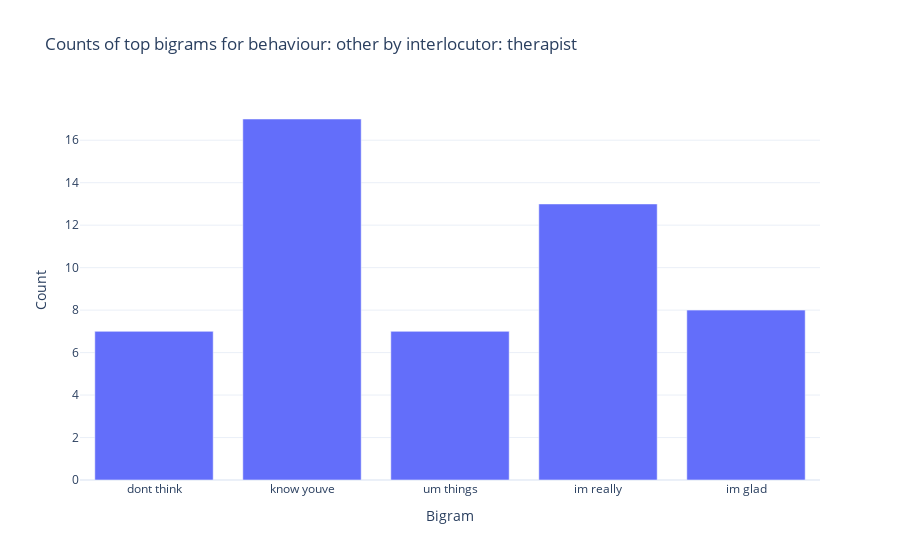
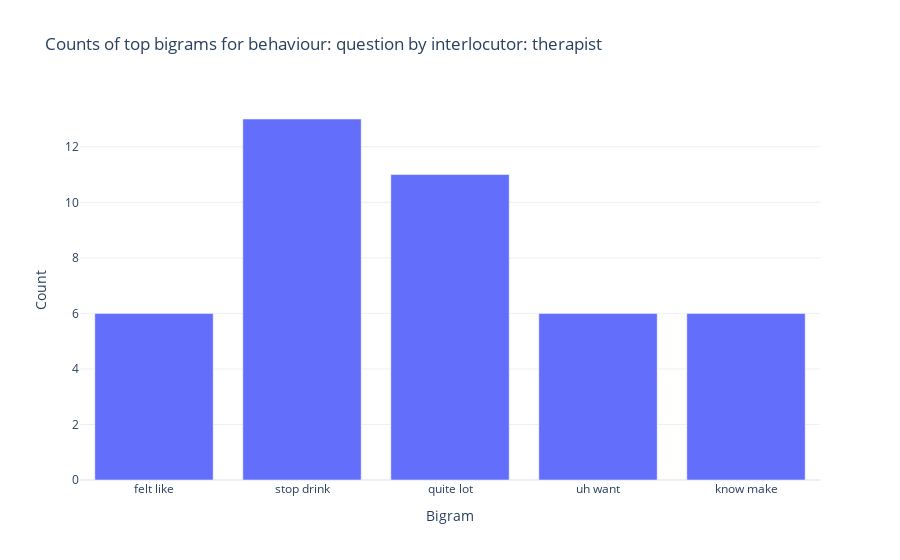
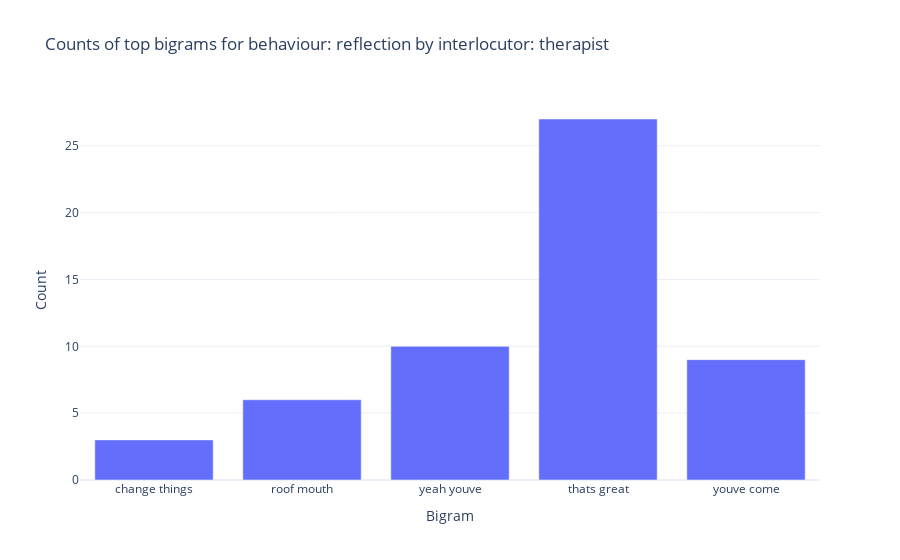
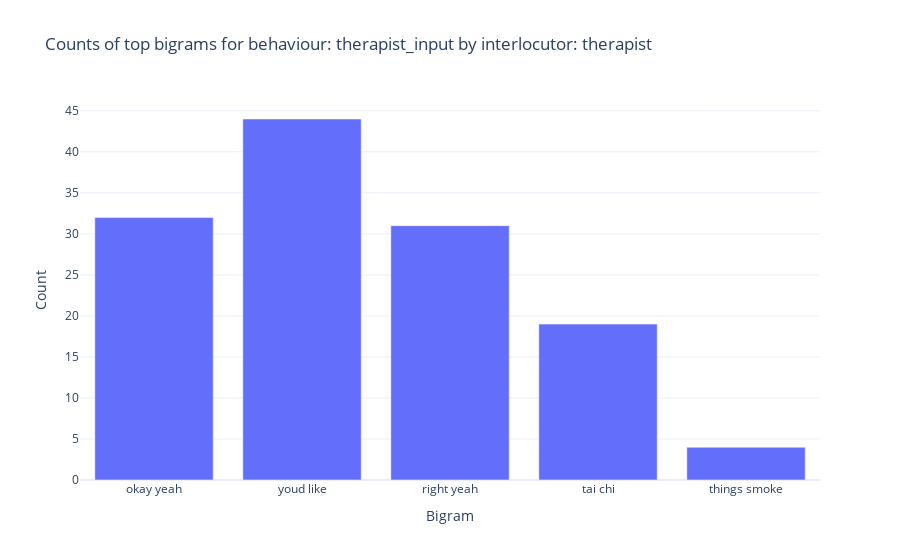

Notebook code cell kept with these figures, in order:
### Code cell
create_feature_map(df_therapist, 'therapist')
create_feature_map(df_client, 'client')

### Figure 1 — Plotly figure (JSON) as saved in the notebook; plotly's stock layout.template omitted (floating-point values rounded to 4 significant figures)
{"data": [{"alignmentgroup": "True", "hovertemplate": "Bigram=%{x}<br>Count=%{y}<extra></extra>", "legendgroup": "", "marker": {"color": "#636efa", "pattern": {"shape": ""}}, "name": "", "offsetgroup": "", "orientation": "v", "showlegend": false, "textposition": "auto", "type": "bar", "x": ["dont think", "know youve", "um things", "im really", "im glad"], "xaxis": "x", "y": [7, 17, 7, 13, 8], "yaxis": "y"}], "layout": {"barmode": "relative", "legend": {"tracegroupgap": 0}, "title": {"text": "Counts of top bigrams for behaviour: other by interlocutor: therapist"}, "xaxis": {"anchor": "y", "domain": [0, 1], "title": {"text": "Bigram"}}, "yaxis": {"anchor": "x", "domain": [0, 1], "title": {"text": "Count"}}}}

### Figure 2 — Plotly figure (JSON) as saved in the notebook; plotly's stock layout.template omitted (floating-point values rounded to 4 significant figures)
{"data": [{"alignmentgroup": "True", "hovertemplate": "Bigram=%{x}<br>Count=%{y}<extra></extra>", "legendgroup": "", "marker": {"color": "#636efa", "pattern": {"shape": ""}}, "name": "", "offsetgroup": "", "orientation": "v", "showlegend": false, "textposition": "auto", "type": "bar", "x": ["felt like", "stop drink", "quite lot", "uh want", "know make"], "xaxis": "x", "y": [6, 13, 11, 6, 6], "yaxis": "y"}], "layout": {"barmode": "relative", "legend": {"tracegroupgap": 0}, "title": {"text": "Counts of top bigrams for behaviour: question by interlocutor: therapist"}, "xaxis": {"anchor": "y", "domain": [0, 1], "title": {"text": "Bigram"}}, "yaxis": {"anchor": "x", "domain": [0, 1], "title": {"text": "Count"}}}}

### Figure 3 — Plotly figure (JSON) as saved in the notebook; plotly's stock layout.template omitted (floating-point values rounded to 4 significant figures)
{"data": [{"alignmentgroup": "True", "hovertemplate": "Bigram=%{x}<br>Count=%{y}<extra></extra>", "legendgroup": "", "marker": {"color": "#636efa", "pattern": {"shape": ""}}, "name": "", "offsetgroup": "", "orientation": "v", "showlegend": false, "textposition": "auto", "type": "bar", "x": ["change things", "roof mouth", "yeah youve", "thats great", "youve come"], "xaxis": "x", "y": [3, 6, 10, 27, 9], "yaxis": "y"}], "layout": {"barmode": "relative", "legend": {"tracegroupgap": 0}, "title": {"text": "Counts of top bigrams for behaviour: reflection by interlocutor: therapist"}, "xaxis": {"anchor": "y", "domain": [0, 1], "title": {"text": "Bigram"}}, "yaxis": {"anchor": "x", "domain": [0, 1], "title": {"text": "Count"}}}}

### Figure 4 — Plotly figure (JSON) as saved in the notebook; plotly's stock layout.template omitted (floating-point values rounded to 4 significant figures)
{"data": [{"alignmentgroup": "True", "hovertemplate": "Bigram=%{x}<br>Count=%{y}<extra></extra>", "legendgroup": "", "marker": {"color": "#636efa", "pattern": {"shape": ""}}, "name": "", "offsetgroup": "", "orientation": "v", "showlegend": false, "textposition": "auto", "type": "bar", "x": ["okay yeah", "youd like", "right yeah", "tai chi", "things smoke"], "xaxis": "x", "y": [32, 44, 31, 19, 4], "yaxis": "y"}], "layout": {"barmode": "relative", "legend": {"tracegroupgap": 0}, "title": {"text": "Counts of top bigrams for behaviour: therapist_input by interlocutor: therapist"}, "xaxis": {"anchor": "y", "domain": [0, 1], "title": {"text": "Bigram"}}, "yaxis": {"anchor": "x", "domain": [0, 1], "title": {"text": "Count"}}}}
